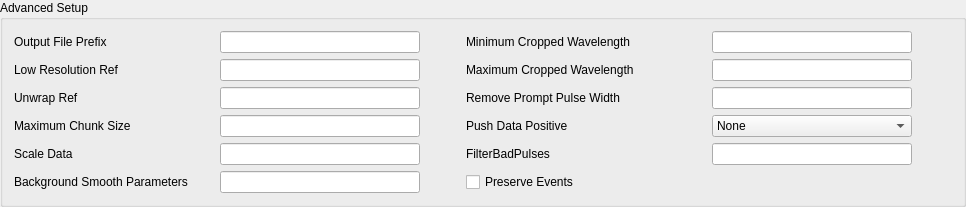
        <widget class="QGroupBox" name="advanced_options_group">
         <property name="sizePolicy">
          <sizepolicy hsizetype="Preferred" vsizetype="Preferred">
           <horstretch>0</horstretch>
           <verstretch>0</verstretch>
          </sizepolicy>
         </property>
         <property name="maximumSize">
          <size>
           <width>16777215</width>
           <height>16777215</height>
          </size>
         </property>
         <property name="title">
          <string>Advanced Setup</string>
         </property>
         <layout class="QVBoxLayout" name="verticalLayout_6">
          <item>
           <layout class="QGridLayout" name="gridLayout_2">
            <item row="2" column="3">
             <widget class="QLabel" name="label_10">
              <property name="minimumSize">
               <size>
                <width>200</width>
                <height>0</height>
               </size>
              </property>
              <property name="maximumSize">
               <size>
                <width>200</width>
                <height>16777215</height>
               </size>
              </property>
              <property name="toolTip">
               <string>&lt;html&gt;&lt;head/&gt;&lt;body&gt;&lt;p&gt;Width of events (in microseconds) near the prompt pulse to remove. 0 disables. &lt;/p&gt;&lt;/body&gt;&lt;/html&gt;</string>
              </property>
              <property name="text">
               <string>Remove Prompt Pulse Width</string>
              </property>
             </widget>
            </item>
            <item row="1" column="3">
             <widget class="QLabel" name="label_5">
              <property name="text">
               <string>Maximum Cropped Wavelength</string>
              </property>
             </widget>
            </item>
            <item row="4" column="0">
             <widget class="QLabel" name="label_3">
              <property name="text">
               <string>Scale Data</string>
              </property>
             </widget>
            </item>
            <item row="1" column="2">
             <spacer name="horizontalSpacer_2">
              <property name="orientation">
               <enum>Qt::Horizontal</enum>
              </property>
              <property name="sizeType">
               <enum>QSizePolicy::Preferred</enum>
              </property>
              <property name="sizeHint" stdset="0">
               <size>
                <width>40</width>
                <height>20</height>
               </size>
              </property>
             </spacer>
            </item>
            <item row="0" column="0">
             <widget class="QLabel" name="label_2">
              <property name="text">
               <string>Output File Prefix</string>
              </property>
             </widget>
            </item>
            <item row="1" column="5">
             <spacer name="horizontalSpacer_3">
              <property name="orientation">
               <enum>Qt::Horizontal</enum>
              </property>
              <property name="sizeHint" stdset="0">
               <size>
                <width>40</width>
                <height>20</height>
               </size>
              </property>
             </spacer>
            </item>
            <item row="1" column="1">
             <widget class="QLineEdit" name="lowres_edit">
              <property name="sizePolicy">
               <sizepolicy hsizetype="Fixed" vsizetype="Fixed">
                <horstretch>0</horstretch>
                <verstretch>0</verstretch>
               </sizepolicy>
              </property>
              <property name="minimumSize">
               <size>
                <width>200</width>
                <height>0</height>
               </size>
              </property>
              <property name="maximumSize">
               <size>
                <width>200</width>
                <height>16777215</height>
               </size>
              </property>
              <property name="toolTip">
               <string>&lt;html&gt;&lt;head/&gt;&lt;body&gt;&lt;p&gt;Enter value for reference DIFC for resolution removal.&lt;/p&gt;&lt;/body&gt;&lt;/html&gt;</string>
              </property>
             </widget>
            </item>
            <item row="0" column="1">
             <widget class="QLineEdit" name="outputfileprefix_edit">
              <property name="sizePolicy">
               <sizepolicy hsizetype="Fixed" vsizetype="Fixed">
                <horstretch>0</horstretch>
                <verstretch>0</verstretch>
               </sizepolicy>
              </property>
              <property name="minimumSize">
               <size>
                <width>200</width>
                <height>0</height>
               </size>
              </property>
              <property name="maximumSize">
               <size>
                <width>200</width>
                <height>16777215</height>
               </size>
              </property>
             </widget>
            </item>
            <item row="1" column="0">
             <widget class="QLabel" name="low_resolution_label">
              <property name="sizePolicy">
               <sizepolicy hsizetype="Fixed" vsizetype="Preferred">
                <horstretch>0</horstretch>
                <verstretch>0</verstretch>
               </sizepolicy>
              </property>
              <property name="toolTip">
               <string>&lt;html&gt;&lt;head/&gt;&lt;body&gt;&lt;p&gt;Reference DIFC for resolution removal. Zero skips the correction.&lt;/p&gt;&lt;/body&gt;&lt;/html&gt;</string>
              </property>
              <property name="text">
               <string>Low Resolution Ref</string>
              </property>
             </widget>
            </item>
            <item row="2" column="1">
             <widget class="QLineEdit" name="unwrap_edit">
              <property name="sizePolicy">
               <sizepolicy hsizetype="Fixed" vsizetype="Fixed">
                <horstretch>0</horstretch>
                <verstretch>0</verstretch>
               </sizepolicy>
              </property>
              <property name="minimumSize">
               <size>
                <width>200</width>
                <height>0</height>
               </size>
              </property>
              <property name="maximumSize">
               <size>
                <width>200</width>
                <height>16777215</height>
               </size>
              </property>
              <property name="toolTip">
               <string>&lt;html&gt;&lt;head/&gt;&lt;body&gt;&lt;p&gt;Enter value for reference total flight path for frame unwrapping. Zero skips the correction. &lt;/p&gt;&lt;/body&gt;&lt;/html&gt;</string>
              </property>
             </widget>
            </item>
            <item row="3" column="0">
             <widget class="QLabel" name="label">
              <property name="minimumSize">
               <size>
                <width>200</width>
                <height>0</height>
               </size>
              </property>
              <property name="maximumSize">
               <size>
                <width>200</width>
                <height>16777215</height>
               </size>
              </property>
              <property name="toolTip">
               <string>&lt;html&gt;&lt;head/&gt;&lt;body&gt;&lt;p&gt;Specify maximum Gbytes of file to read in one chunk. Default is whole file. &lt;/p&gt;&lt;/body&gt;&lt;/html&gt;</string>
              </property>
              <property name="text">
               <string>Maximum Chunk Size</string>
              </property>
             </widget>
            </item>
            <item row="2" column="0">
             <widget class="QLabel" name="unwrap_label">
              <property name="sizePolicy">
               <sizepolicy hsizetype="Fixed" vsizetype="Preferred">
                <horstretch>0</horstretch>
                <verstretch>0</verstretch>
               </sizepolicy>
              </property>
              <property name="toolTip">
               <string>&lt;html&gt;&lt;head/&gt;&lt;body&gt;&lt;p&gt;Reference total flight path for frame unwrapping.&lt;/p&gt;&lt;/body&gt;&lt;/html&gt;</string>
              </property>
              <property name="text">
               <string>Unwrap Ref</string>
              </property>
             </widget>
            </item>
            <item row="5" column="0">
             <widget class="QLabel" name="label_bkgdsmooth">
              <property name="toolTip">
               <string>&lt;html&gt;&lt;head/&gt;&lt;body&gt;&lt;p&gt;Parameters to smooth background (can run) by FFT smooth algorithm.&lt;/p&gt;&lt;/body&gt;&lt;/html&gt;</string>
              </property>
              <property name="text">
               <string>Background Smooth Parameters</string>
              </property>
             </widget>
            </item>
            <item row="3" column="1">
             <widget class="QLineEdit" name="maxchunksize_edit">
              <property name="sizePolicy">
               <sizepolicy hsizetype="Expanding" vsizetype="Fixed">
                <horstretch>0</horstretch>
                <verstretch>0</verstretch>
               </sizepolicy>
              </property>
              <property name="minimumSize">
               <size>
                <width>200</width>
                <height>0</height>
               </size>
              </property>
              <property name="maximumSize">
               <size>
                <width>200</width>
                <height>16777215</height>
               </size>
              </property>
              <property name="baseSize">
               <size>
                <width>0</width>
                <height>0</height>
               </size>
              </property>
              <property name="toolTip">
               <string>&lt;html&gt;&lt;head/&gt;&lt;body&gt;&lt;p&gt;Enter maximum Gbytes of file to read in one chunk. &lt;/p&gt;&lt;/body&gt;&lt;/html&gt;</string>
              </property>
              <property name="statusTip">
               <string/>
              </property>
             </widget>
            </item>
            <item row="4" column="1">
             <widget class="QLineEdit" name="scaledata_edit">
              <property name="toolTip">
               <string>Constant to multiply the data by before writing out</string>
              </property>
             </widget>
            </item>
            <item row="5" column="1">
             <widget class="QLineEdit" name="bkgdsmoothpar_edit">
              <property name="toolTip">
               <string>&lt;html&gt;&lt;head/&gt;&lt;body&gt;&lt;p&gt;Parameters to smooth background (can run) by FFT smooth algorithm.&lt;/p&gt;&lt;p&gt;Enter 2 integers.  The suggested values are &amp;quot;20, 2&amp;quot;. &lt;/p&gt;&lt;/body&gt;&lt;/html&gt;</string>
              </property>
             </widget>
            </item>
            <item row="0" column="3">
             <widget class="QLabel" name="label_6">
              <property name="minimumSize">
               <size>
                <width>240</width>
                <height>0</height>
               </size>
              </property>
              <property name="maximumSize">
               <size>
                <width>240</width>
                <height>16777215</height>
               </size>
              </property>
              <property name="text">
               <string>Minimum Cropped Wavelength</string>
              </property>
             </widget>
            </item>
            <item row="3" column="3">
             <widget class="QLabel" name="pushdatapostive_labe">
              <property name="minimumSize">
               <size>
                <width>160</width>
                <height>0</height>
               </size>
              </property>
              <property name="maximumSize">
               <size>
                <width>120</width>
                <height>16777215</height>
               </size>
              </property>
              <property name="toolTip">
               <string>&lt;html&gt;&lt;head/&gt;&lt;body&gt;&lt;p&gt;Method/algorithm to process data if negative intensity in corrected diffraction data exists. &lt;/p&gt;&lt;/body&gt;&lt;/html&gt;</string>
              </property>
              <property name="text">
               <string>Push Data Positive</string>
              </property>
             </widget>
            </item>
            <item row="4" column="3">
             <widget class="QLabel" name="label_4">
              <property name="text">
               <string>FilterBadPulses</string>
              </property>
             </widget>
            </item>
            <item row="0" column="4">
             <widget class="QLineEdit" name="cropwavelengthmin_edit">
              <property name="sizePolicy">
               <sizepolicy hsizetype="Preferred" vsizetype="Fixed">
                <horstretch>0</horstretch>
                <verstretch>0</verstretch>
               </sizepolicy>
              </property>
              <property name="minimumSize">
               <size>
                <width>200</width>
                <height>0</height>
               </size>
              </property>
              <property name="maximumSize">
               <size>
                <width>200</width>
                <height>16777215</height>
               </size>
              </property>
             </widget>
            </item>
            <item row="1" column="4">
             <widget class="QLineEdit" name="lineEdit_croppedWavelengthMax"/>
            </item>
            <item row="2" column="4">
             <widget class="QLineEdit" name="removepromptwidth_edit">
              <property name="sizePolicy">
               <sizepolicy hsizetype="Fixed" vsizetype="Fixed">
                <horstretch>0</horstretch>
                <verstretch>0</verstretch>
               </sizepolicy>
              </property>
              <property name="minimumSize">
               <size>
                <width>200</width>
                <height>0</height>
               </size>
              </property>
              <property name="maximumSize">
               <size>
                <width>200</width>
                <height>16777215</height>
               </size>
              </property>
              <property name="toolTip">
               <string>&lt;html&gt;&lt;head/&gt;&lt;body&gt;&lt;p&gt;Enter value for width of events (in microseconds) near the prompt pulse to remove&lt;/p&gt;&lt;/body&gt;&lt;/html&gt;</string>
              </property>
             </widget>
            </item>
            <item row="3" column="4">
             <widget class="QComboBox" name="pushdatapos_combo">
              <property name="minimumSize">
               <size>
                <width>200</width>
                <height>0</height>
               </size>
              </property>
              <property name="maximumSize">
               <size>
                <width>200</width>
                <height>16777215</height>
               </size>
              </property>
              <property name="toolTip">
               <string>&lt;html&gt;&lt;head/&gt;&lt;body&gt;&lt;p&gt;Choose a method/algorithm to process negative intensity data. &lt;/p&gt;&lt;/body&gt;&lt;/html&gt;</string>
              </property>
              <item>
               <property name="text">
                <string>None</string>
               </property>
              </item>
              <item>
               <property name="text">
                <string>ResetToZero</string>
               </property>
              </item>
              <item>
               <property name="text">
                <string>AddMinimum</string>
               </property>
              </item>
             </widget>
            </item>
            <item row="4" column="4">
             <widget class="QLineEdit" name="filterbadpulses_edit">
              <property name="toolTip">
               <string>&lt;html&gt;&lt;head/&gt;&lt;body&gt;&lt;p&gt;Check to filter out events measured while proton charge is more than 5% below average &lt;/p&gt;&lt;/body&gt;&lt;/html&gt;</string>
              </property>
             </widget>
            </item>
            <item row="5" column="3">
             <widget class="QCheckBox" name="preserveevents_checkbox">
              <property name="maximumSize">
               <size>
                <width>160</width>
                <height>16777215</height>
               </size>
              </property>
              <property name="toolTip">
               <string>&lt;html&gt;&lt;head/&gt;&lt;body&gt;&lt;p&gt;Check to preserve events.  Uncheck to change from events to histograms.&lt;/p&gt;&lt;/body&gt;&lt;/html&gt;</string>
              </property>
              <property name="statusTip">
               <string>Check to calculate the absolute scale factor using the direct beam method.</string>
              </property>
              <property name="text">
               <string>Preserve Events</string>
              </property>
             </widget>
            </item>
            <item row="5" column="5">
             <spacer name="horizontalSpacer_6">
              <property name="orientation">
               <enum>Qt::Horizontal</enum>
              </property>
              <property name="sizeHint" stdset="0">
               <size>
                <width>40</width>
                <height>20</height>
               </size>
              </property>
             </spacer>
            </item>
           </layout>
          </item>
         </layout>
        </widget>
